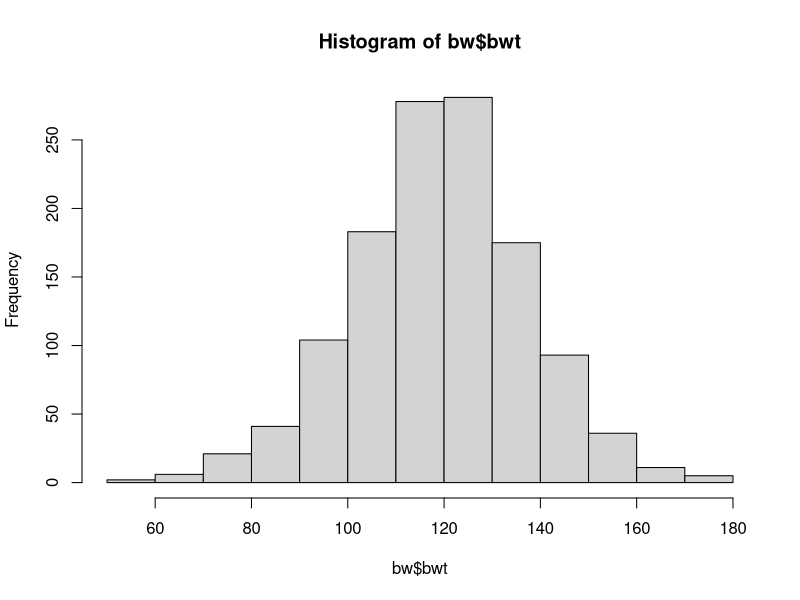
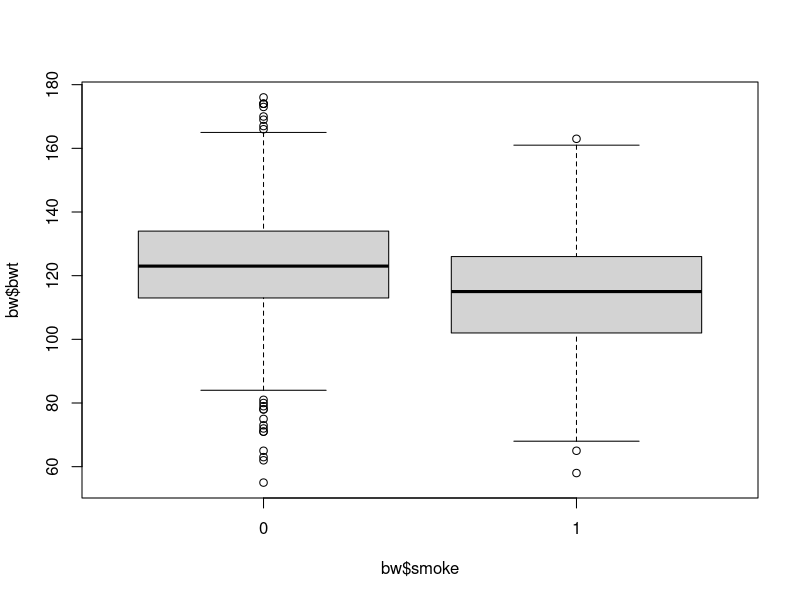
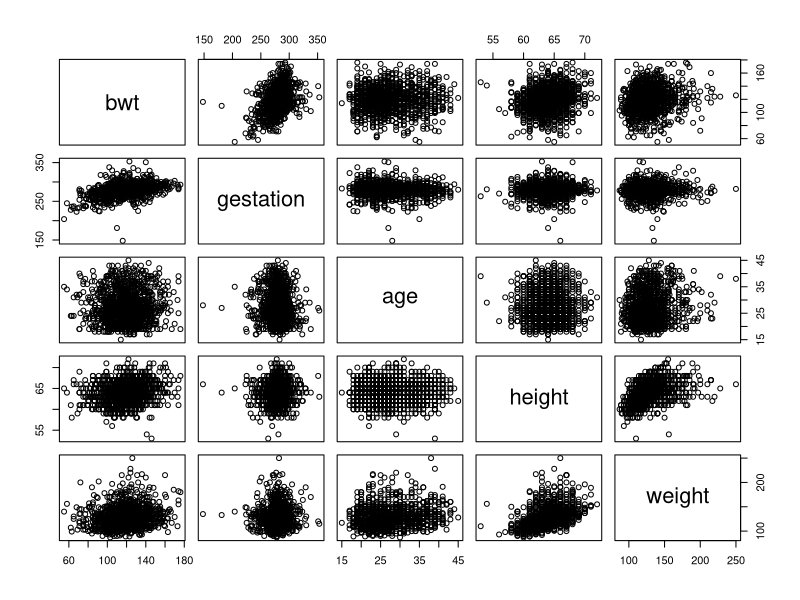
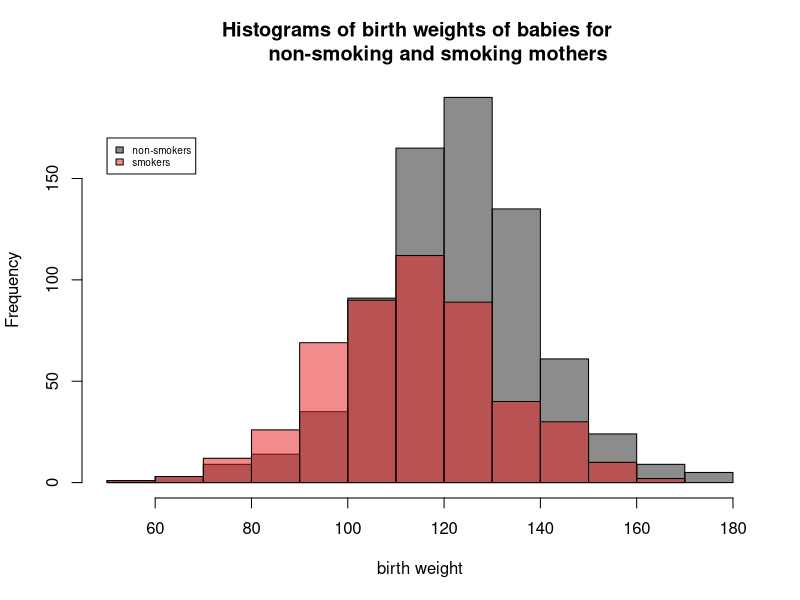

Write R code to recreate these figures, in order.
## ---- chunk 1
bw = read.csv("data/birthweight.csv")

# numerical summary
tapply(bw$bwt, bw$smoke, summary)

# graphical
# histogram of birth weight
hist(bw$bwt)

# boxplot: birth weight vs smoking status
boxplot(bw$bwt ~ bw$smoke)

# lots of scatterplots
pairs(bw[c("bwt","gestation","age","height","weight")])
## ---- chunk 2
# 2-sample t test
results.2c <- t.test(bw$bwt ~ bw$smoke, alternative = "two.sided", mu = 0)
results.2c
## ---- chunk 3
hist(bw$bwt[bw$smoke==0], main = "Histograms of birth weights of babies for 
      non-smoking and smoking mothers",col=rgb(0.1,0.1,0.1,0.5),xlab="birth weight")
hist(bw$bwt[bw$smoke==1],col=rgb(0.9,0.1,0.1,0.5),add=T)
legend(x=50,y=170,legend=c("non-smokers","smokers"),cex=0.6,
       fill=c(rgb(0.1,0.1,0.1,0.5),rgb(0.9,0.1,0.1,0.5)))
## ---- chunk 4
# median bwt
med <- median(bw$bwt[!is.na(bw$smoke)], na.rm = T)
med

# create var
bw$low_bwt <- 1*(bw$bwt < med)
## ---- chunk 5

# by hand

# get phat
phat.smoke     <- mean(bw$low_bwt[bw$smoke==1], na.rm=T)
phat.non.smoke <- mean(bw$low_bwt[bw$smoke==0], na.rm=T)
n.smoke     <- sum(!is.na(bw$low_bwt[bw$smoke==1]))
n.non.smoke <- sum(!is.na(bw$low_bwt[bw$smoke==0]))

# test statistic
phat <- (phat.smoke*n.smoke + phat.non.smoke*n.non.smoke)/(n.smoke + n.non.smoke)

# conduct prop test
print(z <- (phat.smoke-phat.non.smoke) / sqrt(phat*(1-phat)*(1/n.smoke+1/n.non.smoke)))
print(pvalue <- 2*(1-pnorm(z)))

# using prop.test func
prop.test(table(bw$smoke, bw$low_bwt), correct=F)
